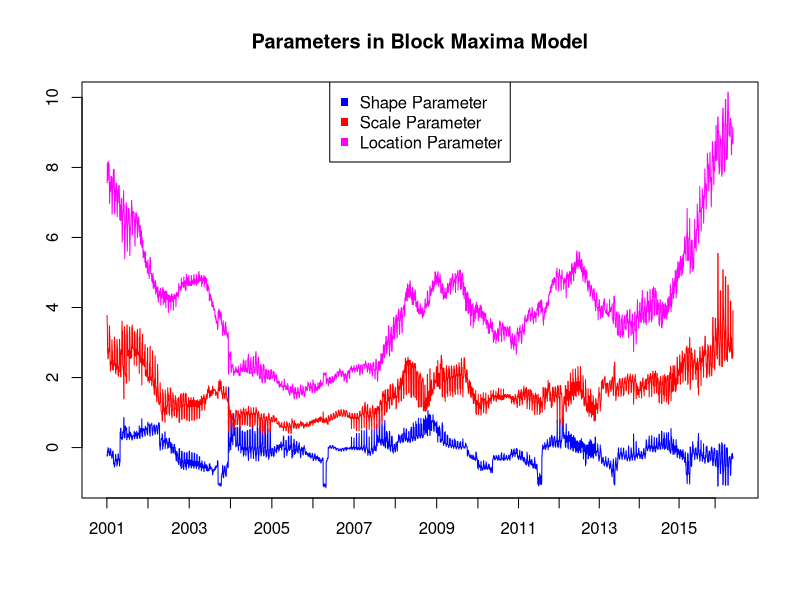

Generate this figure with R:
graphics.off()
rm(list = ls(all = TRUE))
k = t(read.table("kappa_bMax_Portf.txt"))
a = t(read.table("alpha_bMax_Portf.txt"))
b = t(read.table("beta_bMax_Portf.txt"))
plot(k, type = "l", col = "blue", ylim = c(-1, 10), ylab = c(""), xlab = c(""), axes = FALSE)
lines(a, col = "red")
lines(b, col = "magenta")
title("Parameters in Block Maxima Model")
box()
axis(1, c(250, 510, 771, 1032, 1294, 1554, 1814, 2075, 2337, 2598, 2855, 3112, 3366, 3619, 3871, 
    4099) - 250, c("2001", "2002", "2003", "2004", "2005", "2006", "2007", "2008", "2009", "2010", 
    "2011", "2012", "2013", "2014", "2015", "2016"))
axis(2)
legend("top", c("Shape Parameter", "Scale Parameter", "Location Parameter"), pch = c(15, 15, 
    15), col = c("blue", "red", "magenta"))
